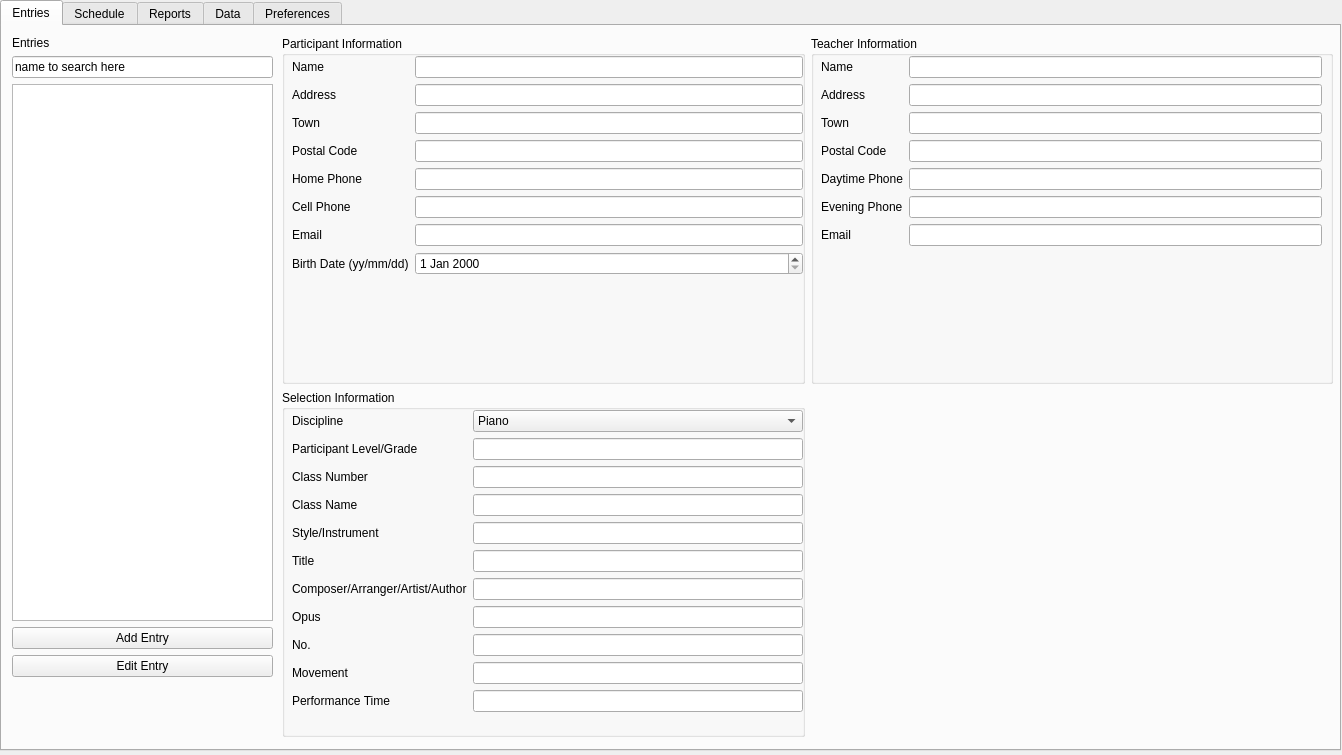
<?xml version="1.0" encoding="UTF-8"?>
<ui version="4.0">
 <class>MainWindow</class>
 <widget class="QMainWindow" name="MainWindow">
  <property name="geometry">
   <rect>
    <x>0</x>
    <y>0</y>
    <width>1342</width>
    <height>755</height>
   </rect>
  </property>
  <property name="windowTitle">
   <string>Arts Festival Scheduler</string>
  </property>
  <property name="animated">
   <bool>true</bool>
  </property>
  <widget class="QWidget" name="centralwidget">
   <widget class="QTabWidget" name="tabWidget">
    <property name="enabled">
     <bool>true</bool>
    </property>
    <property name="geometry">
     <rect>
      <x>0</x>
      <y>0</y>
      <width>1341</width>
      <height>751</height>
     </rect>
    </property>
    <property name="currentIndex">
     <number>0</number>
    </property>
    <widget class="QWidget" name="tab">
     <attribute name="title">
      <string>Entries</string>
     </attribute>
     <widget class="QWidget" name="verticalLayoutWidget">
      <property name="geometry">
       <rect>
        <x>10</x>
        <y>10</y>
        <width>261</width>
        <height>641</height>
       </rect>
      </property>
      <layout class="QVBoxLayout" name="verticalLayout_2">
       <item>
        <widget class="QLabel" name="label">
         <property name="text">
          <string>Entries</string>
         </property>
        </widget>
       </item>
       <item>
        <widget class="QLineEdit" name="lineEdit">
         <property name="text">
          <string>name to search here</string>
         </property>
        </widget>
       </item>
       <item>
        <widget class="QListView" name="entries_listView"/>
       </item>
       <item>
        <widget class="QPushButton" name="pushButton">
         <property name="text">
          <string>Add Entry</string>
         </property>
        </widget>
       </item>
       <item>
        <widget class="QPushButton" name="pushButton_2">
         <property name="text">
          <string>Edit Entry</string>
         </property>
        </widget>
       </item>
      </layout>
     </widget>
     <widget class="QWidget" name="gridLayoutWidget">
      <property name="geometry">
       <rect>
        <x>280</x>
        <y>10</y>
        <width>1051</width>
        <height>701</height>
       </rect>
      </property>
      <layout class="QGridLayout" name="gridLayout">
       <item row="0" column="0">
        <widget class="QGroupBox" name="groupBox">
         <property name="title">
          <string>Participant Information</string>
         </property>
         <widget class="QWidget" name="formLayoutWidget">
          <property name="geometry">
           <rect>
            <x>10</x>
            <y>20</y>
            <width>511</width>
            <height>251</height>
           </rect>
          </property>
          <layout class="QFormLayout" name="formLayout">
           <item row="0" column="0">
            <widget class="QLabel" name="label_2">
             <property name="text">
              <string>Name</string>
             </property>
            </widget>
           </item>
           <item row="1" column="0">
            <widget class="QLabel" name="label_3">
             <property name="text">
              <string>Address</string>
             </property>
            </widget>
           </item>
           <item row="2" column="0">
            <widget class="QLabel" name="label_4">
             <property name="text">
              <string>Town</string>
             </property>
            </widget>
           </item>
           <item row="3" column="0">
            <widget class="QLabel" name="label_5">
             <property name="text">
              <string>Postal Code</string>
             </property>
            </widget>
           </item>
           <item row="4" column="0">
            <widget class="QLabel" name="label_6">
             <property name="text">
              <string>Home Phone</string>
             </property>
            </widget>
           </item>
           <item row="5" column="0">
            <widget class="QLabel" name="label_7">
             <property name="text">
              <string>Cell Phone</string>
             </property>
            </widget>
           </item>
           <item row="6" column="0">
            <widget class="QLabel" name="label_8">
             <property name="text">
              <string>Email</string>
             </property>
            </widget>
           </item>
           <item row="7" column="0">
            <widget class="QLabel" name="label_9">
             <property name="text">
              <string>Birth Date (yy/mm/dd)</string>
             </property>
            </widget>
           </item>
           <item row="0" column="1">
            <widget class="QLineEdit" name="lineEdit_2"/>
           </item>
           <item row="1" column="1">
            <widget class="QLineEdit" name="lineEdit_3"/>
           </item>
           <item row="3" column="1">
            <widget class="QLineEdit" name="lineEdit_4"/>
           </item>
           <item row="2" column="1">
            <widget class="QLineEdit" name="lineEdit_5"/>
           </item>
           <item row="4" column="1">
            <widget class="QLineEdit" name="lineEdit_6">
             <property name="inputMethodHints">
              <set>Qt::ImhDigitsOnly</set>
             </property>
            </widget>
           </item>
           <item row="5" column="1">
            <widget class="QLineEdit" name="lineEdit_7">
             <property name="inputMethodHints">
              <set>Qt::ImhDigitsOnly</set>
             </property>
            </widget>
           </item>
           <item row="6" column="1">
            <widget class="QLineEdit" name="lineEdit_8">
             <property name="inputMethodHints">
              <set>Qt::ImhEmailCharactersOnly</set>
             </property>
            </widget>
           </item>
           <item row="7" column="1">
            <widget class="QDateEdit" name="dateEdit"/>
           </item>
          </layout>
         </widget>
        </widget>
       </item>
       <item row="1" column="0">
        <widget class="QGroupBox" name="groupBox_3">
         <property name="title">
          <string>Selection Information</string>
         </property>
         <widget class="QWidget" name="formLayoutWidget_3">
          <property name="geometry">
           <rect>
            <x>10</x>
            <y>20</y>
            <width>511</width>
            <height>321</height>
           </rect>
          </property>
          <layout class="QFormLayout" name="formLayout_3">
           <property name="fieldGrowthPolicy">
            <enum>QFormLayout::AllNonFixedFieldsGrow</enum>
           </property>
           <item row="0" column="0">
            <widget class="QLabel" name="label_17">
             <property name="text">
              <string>Discipline</string>
             </property>
            </widget>
           </item>
           <item row="0" column="1">
            <widget class="QComboBox" name="comboBox">
             <item>
              <property name="text">
               <string>Piano</string>
              </property>
             </item>
             <item>
              <property name="text">
               <string>Vocal</string>
              </property>
             </item>
             <item>
              <property name="text">
               <string>Speech</string>
              </property>
             </item>
             <item>
              <property name="text">
               <string>Instrumental</string>
              </property>
             </item>
             <item>
              <property name="text">
               <string>Dance</string>
              </property>
             </item>
             <item>
              <property name="text">
               <string>Choral</string>
              </property>
             </item>
             <item>
              <property name="text">
               <string>Band</string>
              </property>
             </item>
            </widget>
           </item>
           <item row="2" column="0">
            <widget class="QLabel" name="label_18">
             <property name="text">
              <string>Class Number</string>
             </property>
            </widget>
           </item>
           <item row="2" column="1">
            <widget class="QLineEdit" name="lineEdit_17"/>
           </item>
           <item row="3" column="0">
            <widget class="QLabel" name="label_19">
             <property name="text">
              <string>Class Name</string>
             </property>
            </widget>
           </item>
           <item row="3" column="1">
            <widget class="QLineEdit" name="lineEdit_18"/>
           </item>
           <item row="4" column="0">
            <widget class="QLabel" name="label_23">
             <property name="text">
              <string>Style/Instrument</string>
             </property>
            </widget>
           </item>
           <item row="4" column="1">
            <widget class="QLineEdit" name="lineEdit_19"/>
           </item>
           <item row="5" column="0">
            <widget class="QLabel" name="label_20">
             <property name="text">
              <string>Title</string>
             </property>
            </widget>
           </item>
           <item row="5" column="1">
            <widget class="QLineEdit" name="lineEdit_20"/>
           </item>
           <item row="7" column="0">
            <widget class="QLabel" name="label_22">
             <property name="text">
              <string>Composer/Arranger/Artist/Author</string>
             </property>
            </widget>
           </item>
           <item row="7" column="1">
            <widget class="QLineEdit" name="lineEdit_22"/>
           </item>
           <item row="8" column="0">
            <widget class="QLabel" name="label_24">
             <property name="text">
              <string>Opus</string>
             </property>
            </widget>
           </item>
           <item row="8" column="1">
            <widget class="QLineEdit" name="lineEdit_23">
             <property name="inputMethodHints">
              <set>Qt::ImhNone</set>
             </property>
            </widget>
           </item>
           <item row="10" column="0">
            <widget class="QLabel" name="label_25">
             <property name="text">
              <string>Movement</string>
             </property>
            </widget>
           </item>
           <item row="10" column="1">
            <widget class="QLineEdit" name="lineEdit_24"/>
           </item>
           <item row="11" column="0">
            <widget class="QLabel" name="label_26">
             <property name="text">
              <string>Performance Time</string>
             </property>
            </widget>
           </item>
           <item row="11" column="1">
            <widget class="QLineEdit" name="lineEdit_25"/>
           </item>
           <item row="9" column="0">
            <widget class="QLabel" name="label_27">
             <property name="text">
              <string>No.</string>
             </property>
            </widget>
           </item>
           <item row="9" column="1">
            <widget class="QLineEdit" name="lineEdit_16">
             <property name="inputMethodHints">
              <set>Qt::ImhDigitsOnly</set>
             </property>
            </widget>
           </item>
           <item row="1" column="0">
            <widget class="QLabel" name="label_21">
             <property name="text">
              <string>Participant Level/Grade</string>
             </property>
            </widget>
           </item>
           <item row="1" column="1">
            <widget class="QLineEdit" name="lineEdit_21"/>
           </item>
          </layout>
         </widget>
        </widget>
       </item>
       <item row="0" column="1">
        <widget class="QGroupBox" name="groupBox_2">
         <property name="title">
          <string>Teacher Information</string>
         </property>
         <widget class="QWidget" name="formLayoutWidget_2">
          <property name="geometry">
           <rect>
            <x>10</x>
            <y>20</y>
            <width>501</width>
            <height>221</height>
           </rect>
          </property>
          <layout class="QFormLayout" name="formLayout_2">
           <property name="fieldGrowthPolicy">
            <enum>QFormLayout::AllNonFixedFieldsGrow</enum>
           </property>
           <item row="0" column="0">
            <widget class="QLabel" name="label_10">
             <property name="text">
              <string>Name</string>
             </property>
            </widget>
           </item>
           <item row="0" column="1">
            <widget class="QLineEdit" name="lineEdit_9"/>
           </item>
           <item row="1" column="0">
            <widget class="QLabel" name="label_11">
             <property name="text">
              <string>Address</string>
             </property>
            </widget>
           </item>
           <item row="1" column="1">
            <widget class="QLineEdit" name="lineEdit_10"/>
           </item>
           <item row="2" column="0">
            <widget class="QLabel" name="label_12">
             <property name="text">
              <string>Town</string>
             </property>
            </widget>
           </item>
           <item row="2" column="1">
            <widget class="QLineEdit" name="lineEdit_11"/>
           </item>
           <item row="3" column="0">
            <widget class="QLabel" name="label_13">
             <property name="text">
              <string>Postal Code</string>
             </property>
            </widget>
           </item>
           <item row="3" column="1">
            <widget class="QLineEdit" name="lineEdit_12"/>
           </item>
           <item row="4" column="0">
            <widget class="QLabel" name="label_14">
             <property name="text">
              <string>Daytime Phone</string>
             </property>
            </widget>
           </item>
           <item row="4" column="1">
            <widget class="QLineEdit" name="lineEdit_13">
             <property name="inputMethodHints">
              <set>Qt::ImhDigitsOnly</set>
             </property>
            </widget>
           </item>
           <item row="5" column="0">
            <widget class="QLabel" name="label_15">
             <property name="text">
              <string>Evening Phone</string>
             </property>
            </widget>
           </item>
           <item row="5" column="1">
            <widget class="QLineEdit" name="lineEdit_14">
             <property name="inputMethodHints">
              <set>Qt::ImhDigitsOnly</set>
             </property>
            </widget>
           </item>
           <item row="6" column="0">
            <widget class="QLabel" name="label_16">
             <property name="text">
              <string>Email</string>
             </property>
            </widget>
           </item>
           <item row="6" column="1">
            <widget class="QLineEdit" name="lineEdit_15">
             <property name="inputMethodHints">
              <set>Qt::ImhEmailCharactersOnly</set>
             </property>
            </widget>
           </item>
          </layout>
         </widget>
        </widget>
       </item>
      </layout>
     </widget>
    </widget>
    <widget class="QWidget" name="tab_2">
     <attribute name="title">
      <string>Schedule</string>
     </attribute>
    </widget>
    <widget class="QWidget" name="tab_5">
     <attribute name="title">
      <string>Reports</string>
     </attribute>
    </widget>
    <widget class="QWidget" name="tab_4">
     <attribute name="title">
      <string>Data</string>
     </attribute>
    </widget>
    <widget class="QWidget" name="tab_3">
     <attribute name="title">
      <string>Preferences</string>
     </attribute>
    </widget>
   </widget>
  </widget>
 </widget>
 <resources/>
 <connections/>
</ui>
